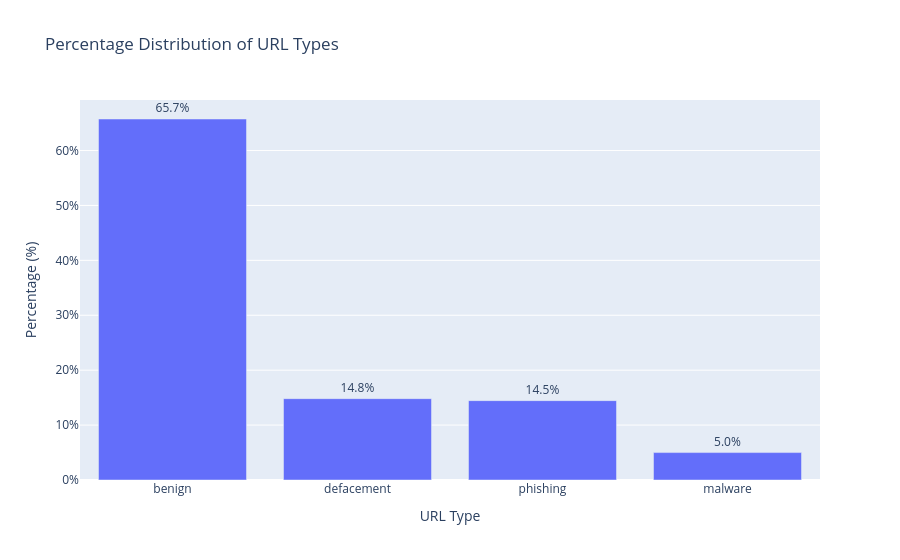

The notebook cell this image was saved under:
### Markdown cell above
## Variety
The data in this dataset is structured. The split of URL types looking like this:

### Code cell
p = df['type'].value_counts(normalize=True) * 100

fig = px.bar(
    x=p.index, y=p.values, text=p.values,
    title='Percentage Distribution of URL Types',
    labels={'x': 'URL Type', 'y': 'Percentage (%)'}
)
fig.update_traces(texttemplate='%{text:.1f}%', textposition='outside')
fig.update_yaxes(ticksuffix='%')
fig.show()

### Figure 1 — Plotly figure (JSON) as saved in the notebook; plotly's stock layout.template omitted (floating-point values rounded to 4 significant figures)
{"data": [{"hovertemplate": "URL Type=%{x}<br>Percentage (%)=%{y}<br>text=%{text}<extra></extra>", "legendgroup": "", "marker": {"color": "#636efa", "pattern": {"shape": ""}}, "name": "", "orientation": "v", "showlegend": false, "text": [65.74, 14.81, 14.45, 4.994], "textposition": "outside", "texttemplate": "%{text:.1f}%", "type": "bar", "x": ["benign", "defacement", "phishing", "malware"], "xaxis": "x", "y": [65.74, 14.81, 14.45, 4.994], "yaxis": "y"}], "layout": {"barmode": "relative", "legend": {"tracegroupgap": 0}, "title": {"text": "Percentage Distribution of URL Types"}, "xaxis": {"anchor": "y", "domain": [0, 1], "title": {"text": "URL Type"}}, "yaxis": {"anchor": "x", "domain": [0, 1], "ticksuffix": "%", "title": {"text": "Percentage (%)"}}}}
